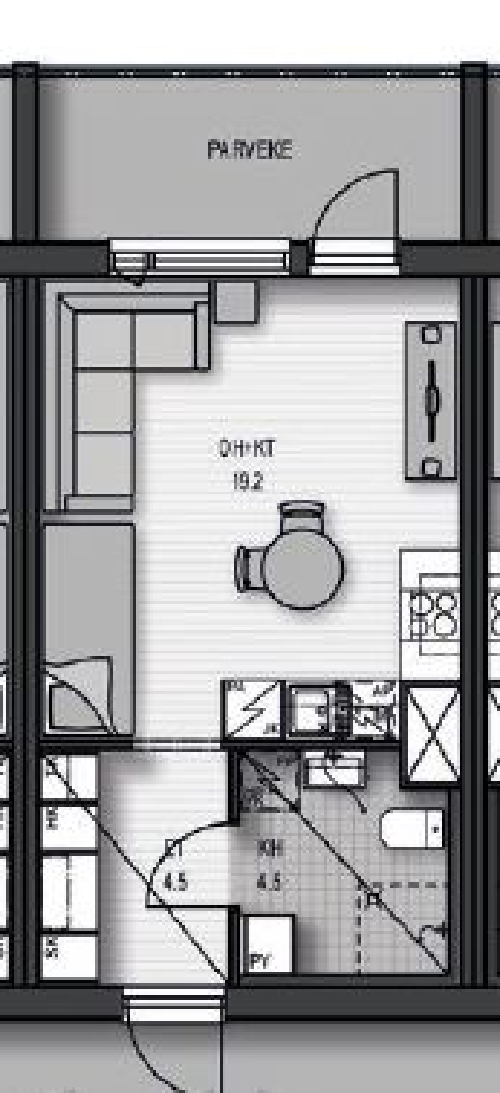
#> input picture test_data/blueprints/sample_01.png, 500 x 1093 px
$ python test_detection_local.py --input ../test_data/blueprints/sample_01.png
#> lines starting #> are read from the running program, lines starting #| are printed output that depends on the picture; after the words box and inside, x2 and y2 are one past the last pixel; in counts of white or black regions, pixels touching at a corner belong together
#> in load_image, image is the input picture: shape (1093, 500, 3); mean B, G, R 161.2, 159.8, 159.8
#|    ✓ Image loaded: 500x1093 pixels
### backend/detection/preprocessing.py
"""
Image Preprocessing Pipeline
Transforms raw blueprint images into optimized format for detection
"""

import cv2
import numpy as np
from io import BytesIO
from PIL import Image
import logging

logger = logging.getLogger(__name__)

# Configuration
PREPROCESSING_CONFIG = {
    'max_dimension': 2000,
    'denoise_strength': 10,
    'contrast_clip_limit': 2.0,
    'morph_iterations': 2,
    'min_file_size': 10_000,
    'max_file_size': 10_485_760
}


def preprocess_pipeline(image_data: bytes) -> dict:
    """
    Multi-stage preprocessing pipeline
    Estimated time: 2-5 seconds

    Args:
        image_data: Raw image bytes

    Returns:
        Dictionary containing:
            - processed: Binary image ready for detection
            - original_shape: Original image dimensions (height, width)
            - scale_factor: Ratio of original to processed size

    Raises:
        ValueError: If image data is invalid
    """

    # STAGE 1: Decode & Validate (0.5s)
    logger.info("Stage 1: Decoding image")
    raw_image = decode_image(image_data)

    if raw_image is None:
        raise ValueError("Invalid image data - unable to decode")

    original_shape = raw_image.shape
    logger.info(f"Original image shape: {original_shape}")

    # STAGE 2: Resize (0.5s)
    logger.info("Stage 2: Resizing image")
    resized = resize_maintain_aspect_ratio(
        raw_image,
        max_dimension=PREPROCESSING_CONFIG['max_dimension']
    )

    # STAGE 3: Convert to Grayscale (0.2s)
    logger.info("Stage 3: Converting to grayscale")
    gray = cv2.cvtColor(resized, cv2.COLOR_BGR2GRAY)

    # STAGE 4: Noise Reduction (0.5s)
    logger.info("Stage 4: Reducing noise")
    denoised = cv2.fastNlMeansDenoising(
        gray,
        h=PREPROCESSING_CONFIG['denoise_strength'],
        templateWindowSize=7,
        searchWindowSize=21
    )

    # STAGE 5: Contrast Enhancement (0.3s)
    logger.info("Stage 5: Enhancing contrast")
    clahe = cv2.createCLAHE(
        clipLimit=PREPROCESSING_CONFIG['contrast_clip_limit'],
        tileGridSize=(8, 8)
    )
    enhanced = clahe.apply(denoised)
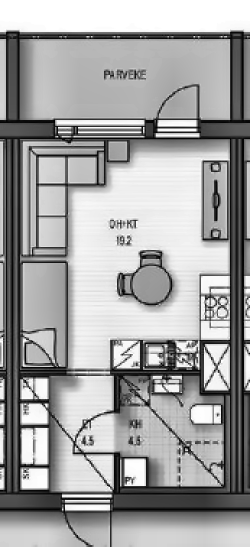
#> enhanced: shape (1093, 500) (shown at 1/2 size); min 1, max 255, mean 162.2

    # STAGE 6: Thresholding (0.2s)
    logger.info("Stage 6: Applying threshold")
    _, binary = cv2.threshold(
        enhanced,
        0, 255,
        cv2.THRESH_BINARY + cv2.THRESH_OTSU
    )
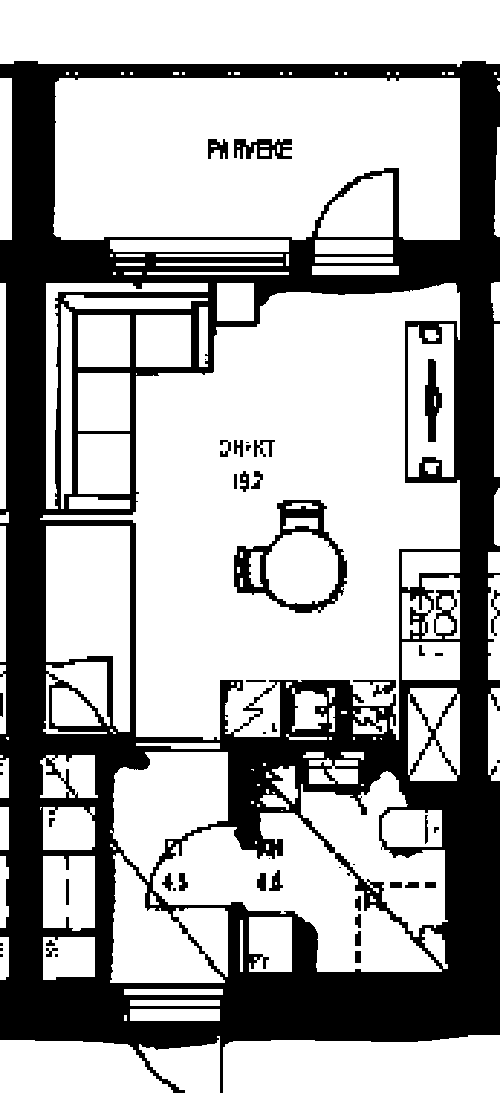
#> binary: shape (1093, 500); 66.8% white; 50 black regions (14 under 20 px), largest, box (x1, y1, x2, y2) and area: (0, 61, 500, 1093) 173809, (234, 500, 347, 613) 3242, (425, 359, 442, 442) 858

    # STAGE 7: Morphological Operations (0.5s)
    logger.info("Stage 7: Morphological operations")
    kernel = cv2.getStructuringElement(cv2.MORPH_RECT, (3, 3))
    closed = cv2.morphologyEx(
        binary,
        cv2.MORPH_CLOSE,
        kernel,
        iterations=PREPROCESSING_CONFIG['morph_iterations']
    )
#> closed: shape (1093, 500); 69.1% white; 82 black regions (2 under 20 px), largest, box (x1, y1, x2, y2) and area: (0, 61, 500, 1058) 158047, (277, 500, 347, 613) 1591, (234, 546, 286, 607) 1189

    scale_factor = original_shape[0] / closed.shape[0]
#> (the rest of the program and of its run is left out)
